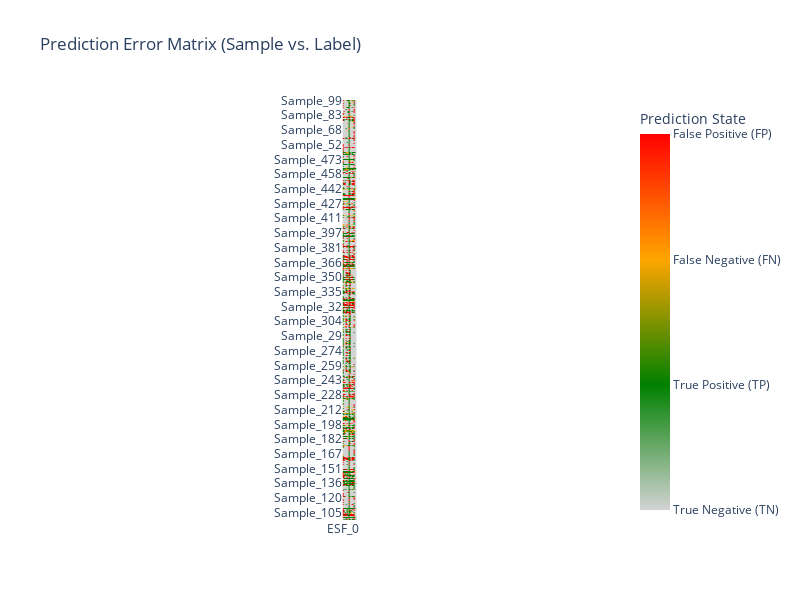
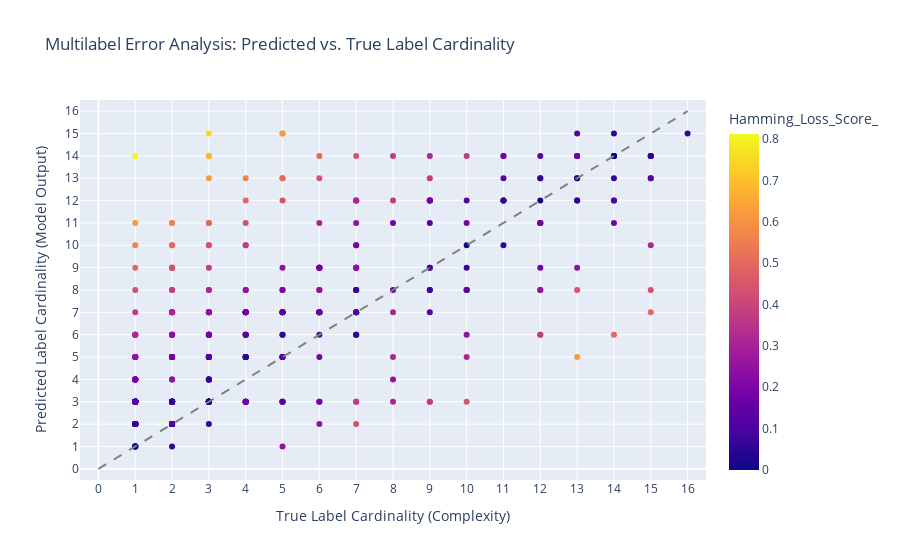

Notebook code cell kept with these figures, in order:
### Code cell
study_brxgb_best_params = study_brxgb.best_params

study_brxgb_best_params_xgb = {
    'n_estimators': study_brxgb_best_params['n_estimators'],
    'max_depth': study_brxgb_best_params['max_depth'],
    'learning_rate': study_brxgb_best_params['learning_rate'],
    'subsample': study_brxgb_best_params['subsample'],
    'colsample_bytree' : study_brxgb_best_params['colsample_bytree'],
    'scale_pos_weight': study_brxgb_best_params['scale_pos_weight'],
    'base_score': 0.5,
    'random_state': 42,
    'verbosity': 0,
    'use_label_encoder': False,
    'eval_metric': 'logloss',
    'use_label_encoder': False
}

study_brxgb_base_xgb = XGBClassifier(**study_brxgb_best_params_xgb)
study_brxgb_tuned = BinaryRelevance(
    classifier = study_brxgb_base_xgb,
    require_dense = [True, True]
)

study_brxgb_tuned.fit(X_train_transformed, y_train_transformed)

y_pred_training_br = study_brxgb_tuned.predict(X_train_transformed)

display_results(y_train_transformed, y_pred_training_br.toarray())

display_error_heatmap(y_train_transformed, y_pred_training_br)

display_label_cardinality_error(y_train_transformed, y_pred_training_br.toarray())

### Figure 1 — Plotly figure (JSON) as saved in the notebook; plotly's stock layout.template omitted (floating-point values rounded to 4 significant figures; data arrays with more than 128 entries replaced by an {"elided": "..."} marker saying what was removed)
{"data": [{"coloraxis": "coloraxis", "hovertemplate": "x: %{x}<br>y: %{y}<br>color: %{z}<extra></extra>", "name": "0", "type": "heatmap", "x": ["ESF_0", "ESF_1", "ESF_2", "ESF_3", "ESF_4", "ESF_5", "ESF_6", "ESF_7", "ESF_8", "ESF_9", "ESF_10", "ESF_11", "ESF_12", "ESF_13", "ESF_14", "ESF_15"], "xaxis": "x", "y": {"elided": "485 str values"}, "yaxis": "y", "z": {"elided": "485x16 int values"}}], "layout": {"autosize": false, "coloraxis": {"colorbar": {"ticktext": ["True Negative (TN)", "True Positive (TP)", "False Negative (FN)", "False Positive (FP)"], "tickvals": [0, 1, 2, 3], "title": {"text": "Prediction State"}}, "colorscale": [[0, "lightgray"], [0.3333, "green"], [0.6667, "orange"], [1, "red"]]}, "height": 600, "title": {"text": "Prediction Error Matrix (Sample vs. Label)"}, "width": 800, "xaxis": {"anchor": "y", "constrain": "domain", "domain": [0, 1], "scaleanchor": "y"}, "yaxis": {"anchor": "x", "autorange": "reversed", "categoryorder": "category descending", "constrain": "domain", "domain": [0, 1]}}}

### Figure 2 — Plotly figure (JSON) as saved in the notebook; plotly's stock layout.template omitted (floating-point values rounded to 4 significant figures; data arrays with more than 128 entries replaced by an {"elided": "..."} marker saying what was removed)
{"data": [{"customdata": {"elided": "485x2 mixed values"}, "hovertemplate": "True_Cardinality=%{x}<br>Predicted_Cardinality=%{y}<br>Sample_ID=%{customdata[0]}<br>Total_Errors=%{customdata[1]}<br>Hamming_Loss_Score_=%{marker.color}<extra></extra>", "legendgroup": "", "marker": {"color": {"elided": "485 float values"}, "coloraxis": "coloraxis", "symbol": "circle"}, "mode": "markers", "name": "", "orientation": "v", "showlegend": false, "type": "scatter", "x": {"elided": "485 int values"}, "xaxis": "x", "y": {"elided": "485 int values"}, "yaxis": "y"}], "layout": {"coloraxis": {"colorbar": {"title": {"text": "Hamming_Loss_Score_"}}, "colorscale": [[0, "#0d0887"], [0.1111, "#46039f"], [0.2222, "#7201a8"], [0.3333, "#9c179e"], [0.4444, "#bd3786"], [0.5556, "#d8576b"], [0.6667, "#ed7953"], [0.7778, "#fb9f3a"], [0.8889, "#fdca26"], [1, "#f0f921"]]}, "legend": {"tracegroupgap": 0}, "shapes": [{"line": {"color": "gray", "dash": "dash"}, "type": "line", "x0": 0, "x1": 16, "y0": 0, "y1": 16}], "title": {"text": "Multilabel Error Analysis: Predicted vs. True Label Cardinality"}, "xaxis": {"anchor": "y", "domain": [0, 1], "range": [-0.5, 16.5], "tickvals": [0, 1, 2, 3, 4, 5, 6, 7, 8, 9, 10, 11, 12, 13, 14, 15, 16], "title": {"text": "True Label Cardinality (Complexity)"}}, "yaxis": {"anchor": "x", "domain": [0, 1], "range": [-0.5, 16.5], "tickvals": [0, 1, 2, 3, 4, 5, 6, 7, 8, 9, 10, 11, 12, 13, 14, 15, 16], "title": {"text": "Predicted Label Cardinality (Model Output)"}}}}
